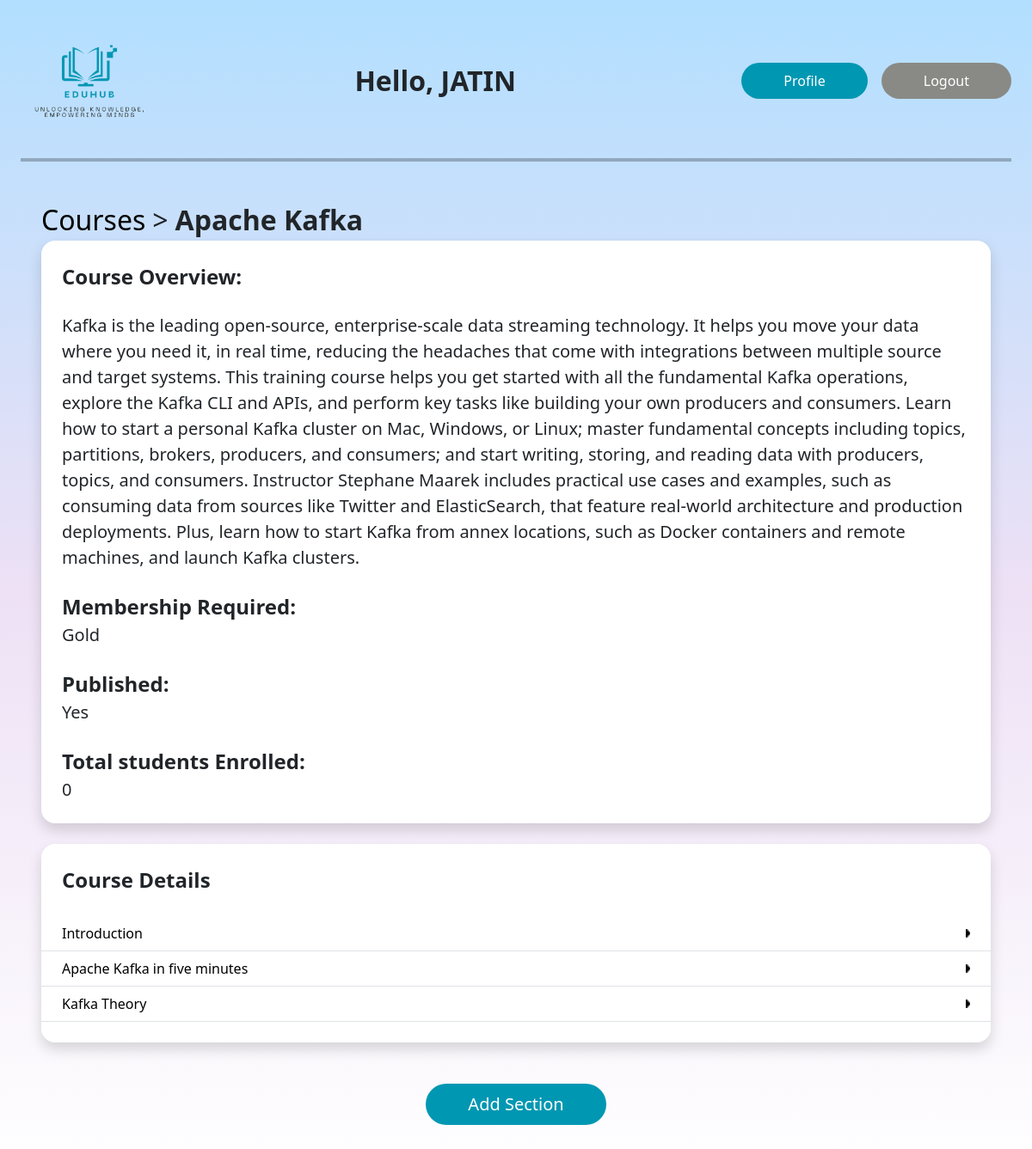
/courses/17 (signed in), run on the app's committed database.
### onlinelearningapp/models.py (models this page shows, shortened)
class TimestampedModel(models.Model):
    created_at = models.DateTimeField(auto_now_add=True)
    updated_at = models.DateTimeField(auto_now=True)
    class Meta:
        abstract = True

class UserProfile(TimestampedModel):
    user = models.OneToOneField(User, on_delete=models.CASCADE)
    role = models.ForeignKey(Role, on_delete=models.CASCADE)
    membership = models.ForeignKey(Membership, on_delete=models.SET_NULL, null=True, default=3)
    def __str__(self):
        return f"'''Username: {self.user.username}, Role: {self.role.name},''' Membership: {self.membership.name}"

class Course(TimestampedModel):
    name = models.CharField(max_length=100)
    description = models.TextField()
    instructor = models.ForeignKey(User, on_delete=models.CASCADE)
    published = models.BooleanField(default=False)
    membership_level_required = models.ForeignKey(Membership, on_delete=models.SET_NULL, null=True, default=3)
    def __str__(self):
        return f"CourseName: {self.name}, Published: {self.published}, Instructor: {self.instructor.username}, " \
               f"Membership Level Required: {self.membership_level_required.name}"

class Membership(TimestampedModel):
    name = models.CharField(max_length=30)
    price = models.DecimalField(max_digits=5, decimal_places=2)
    currency = models.CharField(max_length=3)

class Section(TimestampedModel):
    name = models.CharField(max_length=100)
    description = models.TextField()
    course = models.ForeignKey(Course, on_delete=models.CASCADE)
    order = models.IntegerField()
    class Meta:
        unique_together = ('course', 'order',)
        ordering = ['order']
    def __str__(self):
        return f"SectionName: {self.name}, Course: {self.course.name}, Order: {self.order}"

### onlinelearningapp/views.py (the view, shortened to what this page needs)
# urls.py: path('courses/<courseid>', CourseDetailView.as_view(), name='course_detail'),
class CourseDetailView(View):
    def get(self, request, courseid):
        course = get_object_or_404(Course, id=courseid)
        user_profile = UserProfile.objects.get(user_id=request.user.id)
        print(user_profile.membership.name)
        courseEnrollmentsCounter = 0
        try:
            courseEnrollmentsCounter = len(Enrollment.objects.filter(course_id=courseid))
        except:
            pass
        try:
            enrollments = Enrollment.objects.get(student_id=request.user.id, course_id=courseid)
        except Enrollment.DoesNotExist:
            enrollments = None
        sections = Section.objects.filter(course=course)
        context = {
            'course': course,
            'sections': sections,
            'user_profile': user_profile,
            'enrollments': enrollments,
            'courseEnrollements': courseEnrollmentsCounter
        }
        print(context)
        return render(request, 'course_detail.html', context)

### onlinelearningapp/templates/course_detail.html (shortened to what this page needs)
{% extends 'base.html' %}
{% load static %}
{% block content %}
<div class="p-4">
    <div>
        {% if user_profile.role.name == 'teacher' %}
        <div class="d-flex flex-row align-items-center">
            <a href="{% url 'home'%}" class="fs-2">Courses</a> <span class="fs-2 mx-2">></span>
            <span class="fs-2 fw-bold">{{ course.name }}</span>
        </div>
        <div class="background-white p-4 rounded-4 shadow">
            <div class="fw-bold fs-4">Course Overview:</div>
            <div class="mt-4 fs-5">
                {{ course.description }}
            </div>
            <div class="mt-4 fw-bold fs-4">Membership Required:</div>
            <div class="fs-5">{{ course.membership_level_required.name|capfirst }}</div>
            <div class="mt-4 fw-bold fs-4">Published:</div>
            <div class="fs-5"> {{ course.published|yesno:"Yes,No" }}</div>
            <div class="mt-4 fw-bold fs-4">Total students Enrolled:</div>
            <div class="fs-5"> {{ courseEnrollements }}</div>
        </div>
        <div class="background-white rounded-4 shadow mt-4 pb-4">
            <div class="fw-bold fs-4 p-4">Course Details</div>
            <div>
                {% for section in sections %}
                <a href="{% url 'section_detail' courseid=course.id sectionid=section.id role=user_profile.role.name %}"
                   class="border-bottom py-2 px-4 d-flex flex-row align-items-center justify-content-between">
                    {{ section.name }}
                    <img src="{% static 'images/RightArrow.png' %}" class="right-arrow">
                </a>
                {% empty %}
                <p>No contents found</p>
                {% endfor %}
            </div>
        </div>
        <div class="d-flex flex-row justify-content-center">
            <a href="{% url 'add_section' courseid=course.id %}">
                <button class="btn rounded-pill px-5 py-2 btn-color-primary mb-3 mt-5 fs-5">Add Section</button>
            </a>
        </div>
        {% endif %}
    </div>
    {% endblock %}

### onlinelearningapp/templates/base.html (shortened to what this page needs)
{% load django_bootstrap5 %}
{% load static %}
<!DOCTYPE html>
<html>
<head>
    {% bootstrap_css %}
    <link href="{% static 'css/style.css' %}" rel="stylesheet">
    <link href="{% static 'css/home-student.css' %}" rel="stylesheet">
</head>
<body class="p-4">
<div class="d-flex w-100 justify-content-between py-4 row g-0">
    <div class="d-flex flex-row align-items-center col-md-6 justify-content-between">
        <div>
            <a href="{% url 'home' %}"><img src="{% static 'images/Eduhub-4 2.png' %}" class="home-page-logo"></a>
        </div>
        <div class="fs-2 fw-bold">
            Hello, {{ user_profile.user.username }}
        </div>
    </div>
    <div class="d-flex flex-row align-items-center col-md-6 justify-content-end">
        <input type="button" value="Profile" onclick="location.href='/profile'"
               class="btn-color-primary btn rounded-pill px-5 py-2 me-3">
        <form action="{% url 'logout' %}" method="post">
            <input type="submit" value="Logout" class="btn btn-color-secondary rounded-pill px-5 py-2">
        </form>
    </div>
</div>
<hr>
{% block content %} {% endblock %}
</body>

### onlinelearningapp/static/css/style.css (style rules this page uses)
html { height: 100%; }
body { min-height: 100%; background: linear-gradient(180deg, #B2DFFF 0%, rgba(167, 102, 206, 0.20) 50%, rgba(177, 51, 255, 0.00) 100%); background-attachment: fixed !important; }
a { text-decoration: none; }
.background-white { background: white !important; }
.btn-color-primary { background: #0097B2 !important; color: white; }
.btn-color-secondary { background: #898A86; color: white; }
hr { border-color: black !important; border-width: 2px !important; border-style: solid; margin-top: 20px; margin-bottom: 20px; }
a { color: black; }
.right-arrow { width: 5px; height: 10px; }

### onlinelearningapp/static/css/home-student.css (style rules this page uses)
.home-page-logo { width: 160px; }

### data on the page
UserProfile: user.username "JATIN"
Course: name "Apache Kafka", description "Kafka is the leading open-source, enterprise-scale data streaming technology. It helps you move your data where you need it, in real time, reducing the headaches that come with integrations between multiple source and target systems. This training course helps you get started with all the fundamental Kafka operations, explore the Kafka CLI and APIs, and perform key tasks like building your own producers and consumers. Learn how to start a personal Kafka cluster on Mac, Windows, or Linux; master fundamental concepts including topics, partitions, brokers, producers, and consumers; and start writing, storing, and reading data with producers, topics, and consumers. Instructor Stephane Maarek…", membership_level_required.name "Gold", published "Yes"
Section: name "Introduction"
Section: name "Apache Kafka in five minutes"
Section: name "Kafka Theory"

### other printed values
{{ courseEnrollements }} "0"
